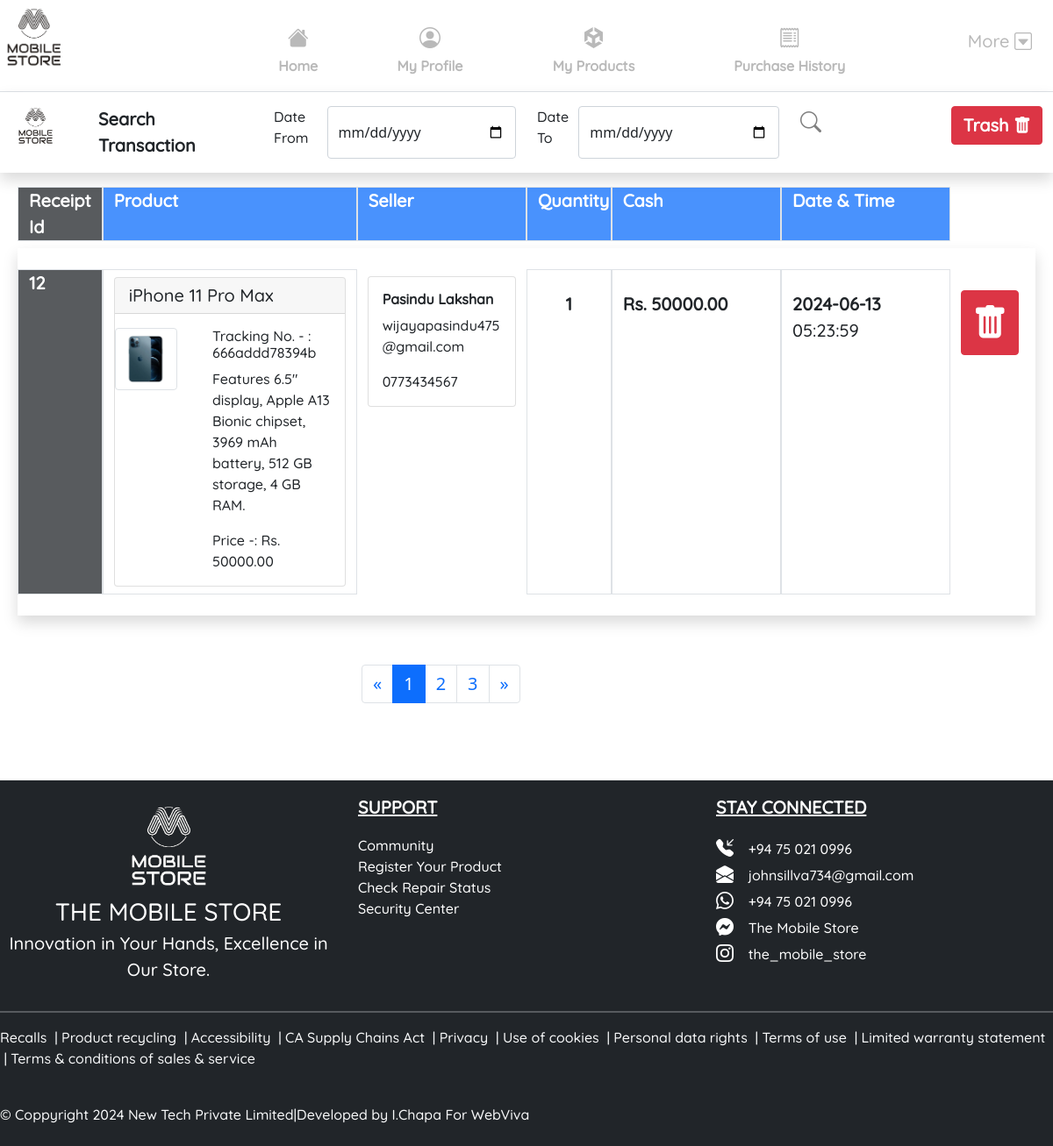
The page /purchaseHistory.php (signed in) on the database its author committed.
### tables this page shows
CREATE TABLE `invoice` (
  `id` int(11) NOT NULL,
  `order_id` varchar(50) DEFAULT NULL,
  `product_id` int(11) NOT NULL,
  `users_email` varchar(100) NOT NULL,
  `buyer_email` varchar(100) DEFAULT NULL,
  `date` datetime DEFAULT NULL,
  `total` double DEFAULT NULL,
  `qty` int(11) DEFAULT NULL,
  `status` int(11) DEFAULT NULL
);

CREATE TABLE `product` (
  `id` int(11) NOT NULL,
  `price` double DEFAULT NULL,
  `qty` int(11) DEFAULT NULL,
  `description` text DEFAULT NULL,
  `title` varchar(100) DEFAULT NULL,
  `datetime_added` datetime DEFAULT NULL,
  `delivery_fee` double DEFAULT NULL,
  `status_id` int(11) NOT NULL,
  `category_id` int(11) NOT NULL,
  `model_has_brand_id` int(11) NOT NULL,
  `color_id` int(11) NOT NULL,
  `condition_id` int(11) NOT NULL,
  `users_email` varchar(100) NOT NULL
);

CREATE TABLE `users` (
  `fname` varchar(50) DEFAULT NULL,
  `lname` varchar(50) DEFAULT NULL,
  `email` varchar(100) NOT NULL,
  `password` varchar(20) DEFAULT NULL,
  `mobile` varchar(10) DEFAULT NULL,
  `joined_date` datetime DEFAULT NULL,
  `verification_code` varchar(20) DEFAULT NULL,
  `status_id` int(11) NOT NULL,
  `gender_id` int(11) NOT NULL,
  `user_image` varchar(256) DEFAULT NULL
);

### connection.php (called while the page is built, shortened)
<?php
class Database {
    public static $connection;
    public static function setUpConnection() {
        if (!isset(Database::$connection)) {
            Database::$connection = new mysqli("localhost", "root", "", "webvivadb", "3306");
        }
    }
    public static function search($query, $types = '', ...$params) {
        $stmt = Database::$connection->prepare($query);
        $stmt->execute();
        $result = $stmt->get_result();
        return $result;
    }
}
?>

### purchaseHistory.php (the view, shortened to what this page needs)
<!DOCTYPE html>
<html>
<head>
    <link rel="stylesheet" href="bootstrap.css">
    <link rel="stylesheet" href="style.css">
    <link rel="stylesheet" href="https://cdn.jsdelivr.net/npm/bootstrap-icons@1.9.1/font/bootstrap-icons.css">
</head>
<body>
    <?php
    require "header.php";
    require "connection.php";
    ?>
    <div class="container-fluid">
        <div class="row">
            <div class="col-12 bg-white shadow ">
                <div class="row">
                    <div class="col-1 d-none d-lg-block mt-2">
                        <img src="resources/logo.png" class="img-thumbnail bg-secondary bg-transparent border-0 name" style="height: 60px;">
                    </div>
                    <div class="col-6 col-lg-2 my-3">
                        <span class="font-quicksand fs-5 fw-bold">Search Transaction</span>
                    </div>
                    <div class="col-12 col-lg-3 my-3 d-flex">
                        <span class="font-quicksand">Date From</span>
                        <input type="date" class="form-control">
                    </div>
                    <div class="col-12 col-lg-3 my-3 d-flex">
                        <span class="font-quicksand">Date To</span>
                        <input type="date" class="form-control">
                    </div>
                    <div class="col-12 col-lg-1 my-3">
                        <a class="fs-4 name text-black-50"> <i class="bi bi-search"></i></a>
                    </div>
                    <div class="col-2 my-3 text-end">
                        <label class="btn btn-danger bg-opacity-50 font-quicksand fw-bold fs-5">Trash <i class="bi bi-trash-fill"></i></label>
                    </div>
                </div>
            </div>
            <div class="col-12 mt-3 ">
                <div class="rounded row mx-2 ">
                    <div class="col-1 bg-dark bg-opacity-75 border d-none d-lg-block">
                        <span class="font-quicksand fs-5 fw-bold text-white">Receipt Id</span>
                    </div>
                    <div class="col-10 bg-primary bg-opacity-75 border col-lg-3">
                        <span class="font-quicksand fs-5 fw-bold text-white">Product</span>
                    </div>
                    <div class="bg-primary bg-opacity-75 border  d-none d-lg-block col-lg-2">
                        <span class="font-quicksand fs-5 fw-bold text-white">Seller</span>
                    </div>
                    <div class="col-6 bg-primary bg-opacity-75 border col-lg-1 d-none d-lg-block">
                        <span class="font-quicksand fs-5 fw-bold text-white">Quantity</span>
                    </div>
                    <div class="col-6 bg-primary bg-opacity-75 border col-lg-2 d-none d-lg-block">
                        <span class="font-quicksand fs-5 fw-bold text-white">Cash</span>
                    </div>
                    <div class="col-2 bg-primary bg-opacity-75 border d-none d-lg-block">
                        <span class="font-quicksand fs-5 fw-bold text-white">Date & Time</span>
                    </div>
                    <div class="col-2 col-lg-1 ">
                    </div>
                </div>
            </div>
            <?php
            $transactionrs = Database::search("SELECT *FROM `invoice` WHERE `buyer_email`='" . $_SESSION["user"]["email"] . "'  AND `status`='1';");
            $transactionrsnum = $transactionrs->num_rows;
            for ($i = 0; $i < $transactionrsnum; $i++) {
                $transaction = $transactionrs->fetch_assoc();
                $productrs = Database::search("SELECT * FROM `product` WHERE `id`='" . $transaction["product_id"] . "';");
                $product = $productrs->fetch_assoc();
            ?>
                <div class="col-12">
                    <div class="row mx-2 my-2 shadow py-4">
                        <div class="col-1 bg-dark bg-opacity-75 border d-none d-lg-block">
                            <span class="font-quicksand fs-5 fw-bold text-white"><?php echo $transaction["id"];?></span>
                        </div>
                        <div class="col-10  bg-white border col-lg-3">
                            <div class="card my-2">
                                <div class="row">
                                    <div class="col-12">
                                        <h5 class="card-header font-quicksand"><?php echo $product["title"];?></h5>
                                    </div>
                                    <div class="col-4 mt-3">
                                        <img src="resources/product_images/apple-iphone-12-pro-max.jpg" class="img-thumbnail" style="height: auto;">
                                    </div>
                                    <div class="col-8">
                                        <div class="card-body">
                                            <h6 class="card-title font-quicksand">Tracking No. - : <?php echo $transaction["order_id"];?></h6>
                                            <p class="card-text font-quicksand"><?php echo $product["description"];?>.</p>
                                            <p class="card-text font-quicksand">Price -: Rs. <?php echo $product["price"];?>.00</p>
                                        </div>
                                    </div>
                                </div>
                            </div>
                        </div>
                        <?php
                    $buyerrs=Database::search("SELECT * FROM `users` WHERE `email`='".$transaction["users_email"]."';");
                    $buyer=$buyerrs->fetch_assoc();
                    ?>
                        <div class=" bg-white  d-none d-lg-block col-lg-2">
                            <div class="card my-2">
                                <div class="card-body">
                                    <h6 class="card-title font-quicksand fw-bold"><?php echo $buyer["fname"]." ".$buyer["lname"];?></h6>
                                    <p class="card-text font-quicksand"><?php echo $buyer["email"];?></p>
                                    <p class="card-text font-quicksand"><?php echo $buyer["mobile"];?></p>
                                </div>
                            </div>
                        </div>
                        <div class="col-6 bg-white border col-lg-1 d-none d-lg-block text-center">
                            <br />
                            <span class="font-quicksand fs-5 fw-bold"><?php echo $transaction["qty"];?></span>
                        </div>
                        <div class="col-6 bg-white border col-lg-2 d-none d-lg-block">
                            <br />
                            <span class="font-quicksand fs-5 fw-bold">Rs. <?php echo $transaction["total"];?>.00</span>
                        </div>
                        <div class="col-2 bg bg-white border d-none d-lg-block">
                            <br />
                            <span class="font-quicksand fs-5 fw-bold"><?php
                        $input=$transaction["date"];
                        $date=strtotime($input);
                        echo date("Y-m-d",$date);
                        ?></span><br />
                            <span class="font-quicksand fs-5"><?php echo date("h:i:s",$date);?></span>
                        </div>
                        <div class="col-2 col-lg-1 mt-4">
                            <label class="btn btn-danger bg-opacity-50 font-quicksand fs-1" onclick="moveToTrash();"><i class="bi bi-trash-fill"></i></label>
                        </div>
                    </div>
                </div>
            <?php
            }
            ?>
            <div class="col-12 my-5">
                <div class="row ">
                    <div class="col-4"></div>
                    <div class="col-4">
                        <nav aria-label="Page navigation example" class="fs-5">
                            <ul class="pagination">
                                <li class="page-item ">
                                    <a class="page-link" href="#" aria-label="Previous">
                                        <span aria-hidden="true">&laquo;</span>
                                    </a>
                                </li>
                                <li class="page-item active"><a class="page-link" href="#">1</a></li>
                                <li class="page-item"><a class="page-link" href="#">2</a></li>
                                <li class="page-item"><a class="page-link" href="#">3</a></li>
                                <li class="page-item">
                                    <a class="page-link" href="#" aria-label="Next">
                                        <span aria-hidden="true">&raquo;</span>
                                    </a>
                                </li>
                            </ul>
                        </nav>
                    </div>
                    <div class="col-4"></div>
                </div>
            </div>
        </div>
    </div>
    <?php
    require "footer.php";
    ?>
</body>

### rows shown on the page
invoice: id "12", order "666addd78394b", qty "1", total "50000", date "2024-06-13", date "05:23:59"
product: title "iPhone 11 Pro Max", description "Features 6.5″ display, Apple A13 Bionic chipset, 3969 mAh battery, 512 GB storage, 4 GB RAM", price "50000"
users: fname "Pasindu", lname "Lakshan", email "wijayapasindu475@gmail.com", mobile "0773434567"
